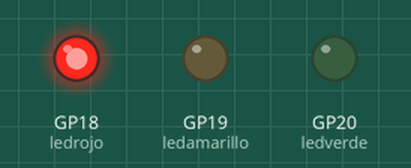
This program was run on a simulated Raspberry Pi Pico running MicroPython. Shown: output pins drawn as LEDs (lit = HIGH).

Above: at 1.0 s.
At 3.0 s:
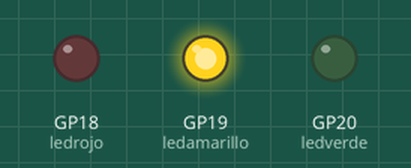
At 5.0 s:
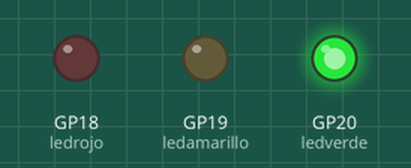
Timing chart, 0 to 7.8 s (numbered marks = the images above):
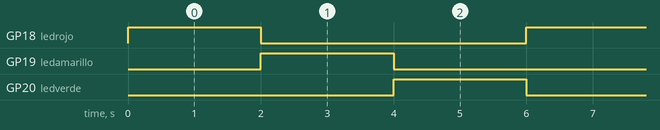

The program:

SemaforoRBP.py
```python
import machine
import utime

#   ' programa martin joaquin aguilar muñoz ISW18'

ledrojo = machine.Pin(18,machine.Pin.OUT)
ledamarillo = machine.Pin(19,machine.Pin.OUT)
ledverde = machine.Pin(20,machine.Pin.OUT)

while True:
#      'prende el led rojo'
        ledrojo.value(1)
        ledamarillo.value(0)
        ledverde.value(0)
        utime.sleep(2)

# #      'prende el led amarillo'
        ledrojo.value(0)
        ledamarillo.value(1)
        ledverde.value(0)
        utime.sleep(2)

# #      'prende el led verde'
        ledrojo.value(0)
        ledamarillo.value(0)
        ledverde.value(1)
        utime.sleep(2)
```

Measured:
- by itself, GP18 (ledrojo), GP19 (ledamarillo), GP20 (ledverde): alternates HIGH for 2.0 s and LOW for 4.0 s
- by itself, everything shown: repeats every 6.0 s, in 3 steps
